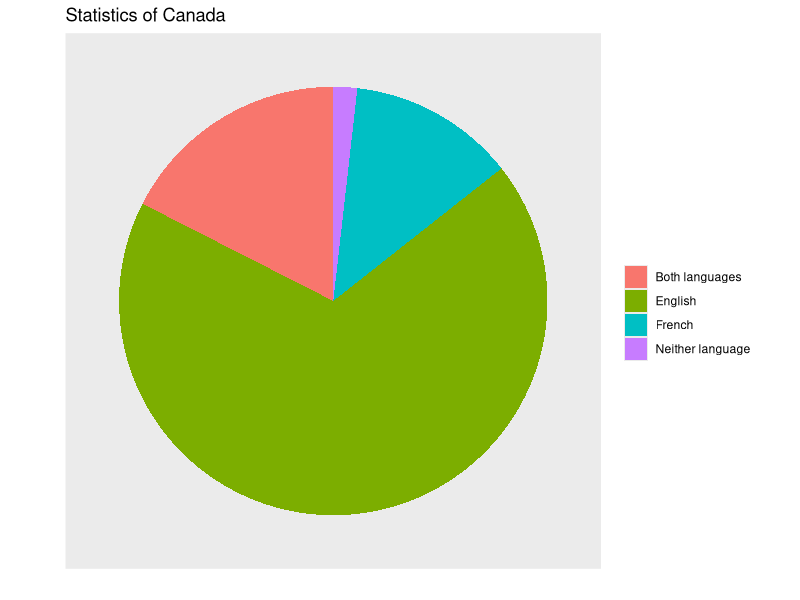

Source code (R):
## ---- chunk 1
library(data.table)

data <- fread("./files/CanadaLanguage_Clean.csv", stringsAsFactors = FALSE)
data[,Total:=as.numeric(Total)]
data[,TotalPercent:=as.numeric(TotalPercent)]
data[,TotalChangePercent:=as.numeric(TotalChangePercent)]
data[,ENG:=as.numeric(ENG)]
data[,ENGPercent:=as.numeric(ENGPercent)]
data[,ENGChangePercent:=as.numeric(ENGChangePercent)]
data[,FRA:=as.numeric(FRA)]
data[,FRAPercent:=as.numeric(FRAPercent)]
data[,FRAChangePercent:=as.numeric(FRAChangePercent)]
data[,ENGFRA:=as.numeric(ENGFRA)]
data[,ENGFRAPercent:=as.numeric(ENGFRAPercent)]
data[,ENGFRAChangePercent:=as.numeric(ENGFRAChangePercent)]
data[,NO:=as.numeric(NO)]
data[,NOPercent:=as.numeric(NOPercent)]
data[,NOChangePercent:=as.numeric(NOChangePercent)]

ageBy <- "1"
provinceBy <- "Canada"

subdata <- data[data$Age==ageBy & data$Province==provinceBy,
                c("Province","Division",
                  "Age","ENG","FRA","ENGFRA","NO"), 
                with=FALSE]
subdata <- data.frame(
    Language=c("English","French","Both languages","Neither language"),
    Value=c(sum(subdata$ENG), sum(subdata$FRA), sum(subdata$ENGFRA), sum(subdata$NO)) )
## ---- chunk 2
library(ggplot2)
ggplot(data=subdata, aes(x=factor(1), y=Value, fill=Language) ) +
    geom_bar(width=1, stat="identity") +
    coord_polar(theta="y") + ylab("") + xlab("") + labs(fill="") + 
    theme(axis.ticks = element_blank(), panel.grid  = element_blank(), 
          axis.text = element_blank(), legend.position = "right") + 
    ggtitle(paste0("Statistics of ",provinceBy))
